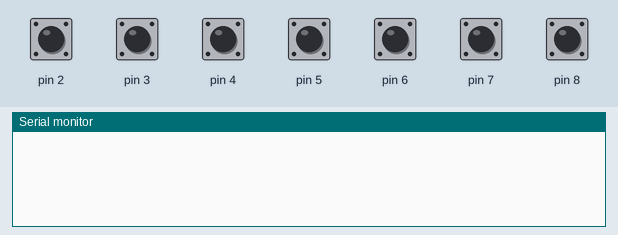
The program below on a simulated SparkFun Pro Micro, built with avr-gcc and run on an emulated ATmega32U4. On the bench: the last lines printed to the serial monitor. The test bench sets the inputs (shaded band); at power-on: pin 2–8 HIGH. USB keyboard and mouse output is not drawn.

Above: at 1.2 s.
1.3 s: pin 2 pulled LOW for 0.15 s
At 1.9 s:
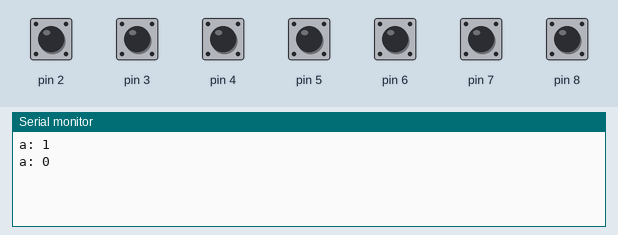
2.9 s: pin 3 pulled LOW for 0.15 s
At 4.2 s:
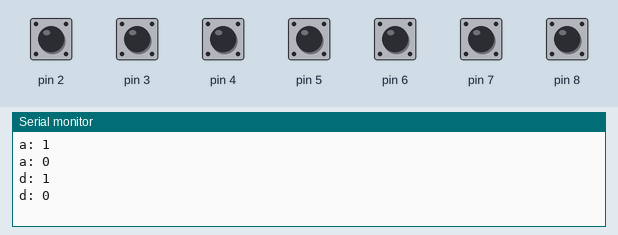
4.5 s: pin 4 pulled LOW for 0.15 s
At 5.6 s:
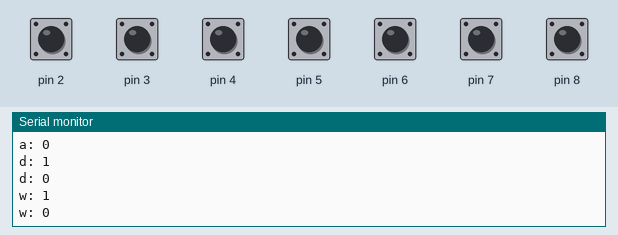
6.1 s: pin 5 pulled LOW for 0.15 s
At 6.8 s:
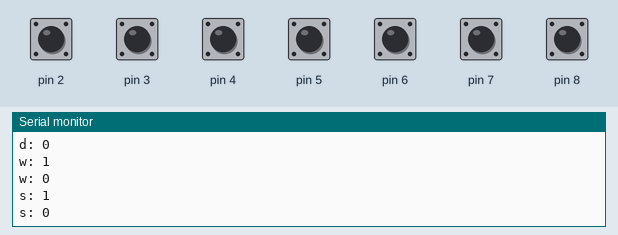
7.7 s: pin 6 pulled LOW for 0.15 s
At 9.0 s:
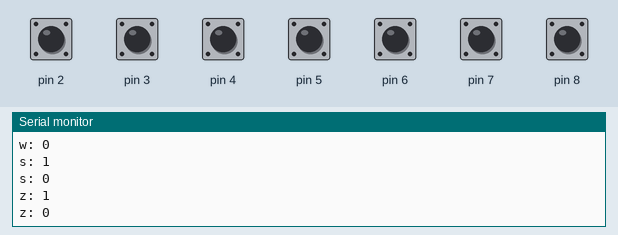
9.3 s: pin 7 pulled LOW for 0.15 s
At 10.4 s:
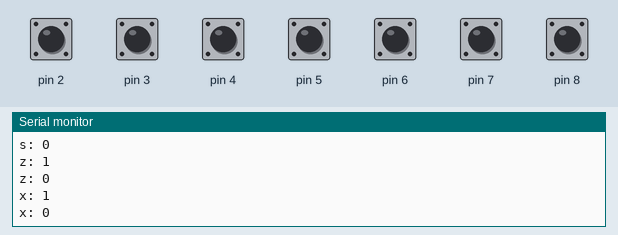

Measured:
- after the input at 1.3 s, the serial monitor: prints a new line at once (image 1)
- after the input at 2.9 s, the serial monitor: prints a new line at once (image 2)
- after the input at 4.5 s, the serial monitor: prints a new line at once (image 3)
- after the input at 6.1 s, the serial monitor: prints a new line at once (image 4)
- after the input at 7.7 s, the serial monitor: prints a new line at once (image 5)
- after the input at 9.3 s, the serial monitor: prints a new line at once (image 6)

The program:

main.cpp
```cpp
#include <Arduino.h>
#include <Keyboard.h>
#include "Switch.h"
#include "ControlPanel.h"

Switch *switches = new Switch[N_SWITCHES]
{
#if defined(PLAYER_1)
    Switch(Joystick::LEFT, 'a'),
    Switch(Joystick::RIGHT, 'd'),
    Switch(Joystick::UP, 'w'),
    Switch(Joystick::DOWN, 's'),
    Switch(Button::RED, 'z'),
    Switch(Button::GREEN, 'x'),
    Switch(Button::BLUE, 'c'),
#elif defined(PLAYER_2)
    Switch(Joystick::LEFT, 'j'),
    Switch(Joystick::RIGHT, 'l'),
    Switch(Joystick::UP, 'i'),
    Switch(Joystick::DOWN, 'k'),
    Switch(Button::RED, 'b'),
    Switch(Button::GREEN, 'n'),
    Switch(Button::BLUE, 'm'),
#elif defined(TOGGLE_PANEL)
    Switch(Toggle::BLUE, '1'),
    Switch(Toggle::RED, '2'),
    Switch(Toggle::YELLOW, '3'),
    Switch(Toggle::GREEN, '4'),
#else
#error Must define -DPLAYER_1, -DPLAYER_2 or -DTOGGLE_PANEL
#endif
};

ControlPanel controlPanel(switches);

void setup()
{
    controlPanel.initialize();
}

void loop()
{
    controlPanel.update();
}
```

ControlPanel.cpp
```cpp
#include <Arduino.h>
#include <Keyboard.h>
#include "ControlPanel.h"
#include "Switch.h"

ControlPanel::ControlPanel(Switch *_switches)
{
    switches = _switches;
}

ControlPanel::~ControlPanel()
{
    delete[] switches;
}

void ControlPanel::initialize()
{
    for (int i = 0; i < N_SWITCHES; i++)
    {
        switches[i].initialize();
    }
    Keyboard.begin();
#ifdef DEBUG_SERIAL
    Serial.begin(9600);
#endif
}

void ControlPanel::update()
{
    for (int i = 0; i < N_SWITCHES; i++)
    {
        switches[i].update();
    }
    delay(UPDATE_DELAY_MS);
}
```

ControlPanel.h
```cpp
#pragma once
#include "Switch.h"

#ifdef TOGGLE_PANEL
#define N_SWITCHES 4
#else
#define N_SWITCHES 7
#endif

#define UPDATE_DELAY_MS 1

class ControlPanel
{
private:
    Switch *switches;

public:
    ControlPanel(Switch *switches);
    ~ControlPanel();
    void initialize();
    void update();
};
```

Switch.cpp
```cpp
#include <Arduino.h>
#include <Keyboard.h>
#include "Switch.h"

Switch::Switch(int _pin, char _character)
{
    pin = _pin;
    character = _character;
    state = HIGH;
}

void Switch::initialize()
{
    pinMode(pin, INPUT_PULLUP);
    digitalWrite(pin, state);
}

void Switch::update()
{
    int newState = digitalRead(pin);

    if (newState == state)
    {
        return;
    }

#ifdef DEBUG_SERIAL
    Serial.println(String(character) + ": " + String(state));
#endif

    if (newState == LOW)
    {
        Keyboard.press(character);
    }
    else
    {
        Keyboard.release(character);
    }

    state = newState;
}
```

Switch.h
```cpp
#pragma once

enum class Joystick : int
{
    LEFT = 2,
    RIGHT = 3,
    UP = 4,
    DOWN = 5,
};

enum class Toggle : int
{
    BLUE = 2,
    RED = 3,
    YELLOW = 4,
    GREEN = 5,
};

enum class Button : int
{
    RED = 6,
    GREEN = 7,
    BLUE = 8,
};

class Switch
{
private:
    int pin;
    char character;
    int state;

public:
    Switch(int pin, char character);
    Switch(Joystick pin, char character) : Switch(static_cast<int>(pin), character) {};
    Switch(Toggle pin, char character) : Switch(static_cast<int>(pin), character) {};
    Switch(Button pin, char character) : Switch(static_cast<int>(pin), character) {};
    void initialize();
    void update();
};
```
